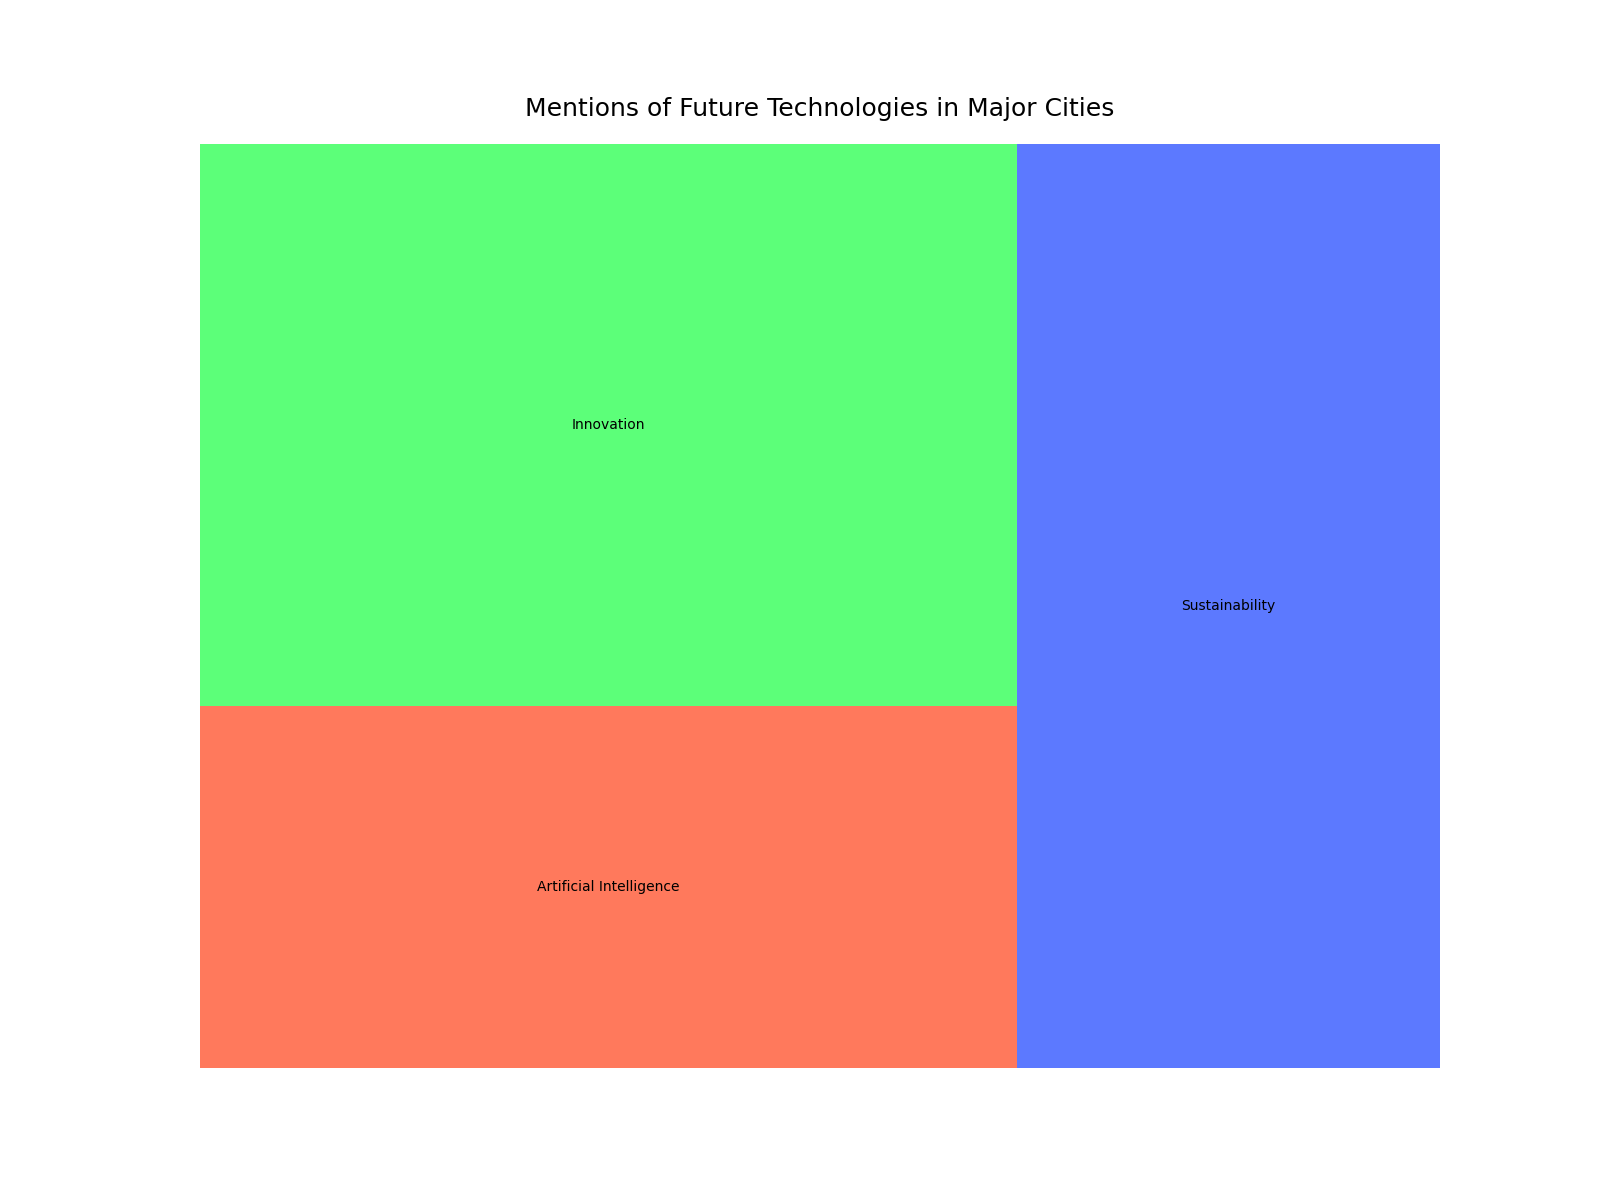

This chart was generated by the following Python code:

import matplotlib.pyplot as plt
import pandas as pd
import squarify

data = {
    "City": ["New York", "New York", "New York", "San Francisco", "San Francisco", "San Francisco",
             "Seattle", "Seattle", "Seattle", "Austin", "Austin", "Austin", 
             "Boston", "Boston", "Boston", "Chicago", "Chicago", "Chicago",
             "Miami", "Miami", "Miami", "Los Angeles", "Los Angeles", "Los Angeles",
             "Denver", "Denver", "Denver", "Dallas", "Dallas", "Dallas", 
             "Phoenix", "Phoenix", "Phoenix", "Philadelphia", "Philadelphia", "Philadelphia",
             "San Diego", "San Diego", "San Diego", "San Jose", "San Jose", "San Jose"],
    "Category": ["Innovation", "Sustainability", "Artificial Intelligence", "Innovation",
                 "Sustainability", "Artificial Intelligence", "Innovation", "Sustainability",
                 "Artificial Intelligence", "Innovation", "Sustainability", "Artificial Intelligence",
                 "Innovation", "Sustainability", "Artificial Intelligence", "Innovation",
                 "Sustainability", "Artificial Intelligence", "Innovation", "Sustainability",
                 "Artificial Intelligence", "Innovation", "Sustainability", "Artificial Intelligence",
                 "Innovation", "Sustainability", "Artificial Intelligence", "Innovation",
                 "Sustainability", "Artificial Intelligence", "Innovation", "Sustainability",
                 "Artificial Intelligence", "Innovation", "Sustainability", "Artificial Intelligence",
                 "Innovation", "Sustainability", "Artificial Intelligence", "Innovation",
                 "Sustainability", "Artificial Intelligence"],
    "Number of Mentions": [320, 280, 150, 350, 290, 180, 200, 150, 120, 210, 170, 130, 190, 160, 110, 230, 190, 140, 180, 140, 100, 240, 200, 170, 190, 180, 160, 220, 190, 150, 200, 170, 140, 230, 210, 180, 210, 190, 160, 200, 180, 150]
}

df = pd.DataFrame(data)
grouped_data = df.groupby("Category").sum().reset_index()

colors = ["#FF5733", "#33FF57", "#3357FF", "#FF33A6", "#33FFF6", "#FF9633", "#9633FF", "#33FF96", "#FF3333", "#A633FF", "#33FFA6", "#FF3396", "#33FF33", "#FF33F6", "#FF9633", "#9633FF", "#33FF96", "#FF3333", "#A633FF", "#33FFA6", "#FF3396", "#33FF33", "#FF33F6", "#FF9633"]

plt.figure(figsize=(16, 12))
squarify.plot(sizes=grouped_data['Number of Mentions'], label=grouped_data['Category'], alpha=0.8, color=colors)
plt.title('Mentions of Future Technologies in Major Cities', fontsize=18, pad=20)
plt.axis('off')
plt.show()
